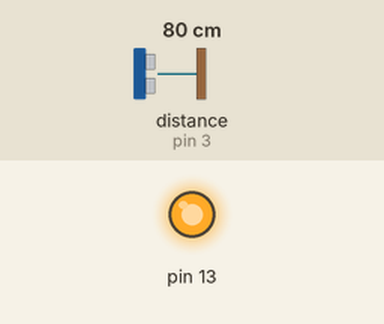
A sketch run on a simulated Arduino Uno, built with avr-gcc and run on an emulated ATmega328P. Parts: output pins drawn as LEDs (lit = HIGH). The inputs (shaded band) are chosen by the test bench; at power-on: distance to the obstacle (sensor on pin 3) 80 cm. No radio packets arrive unless stated.

Above: at 0.2 s.
Timing chart, 0 to 1.7 s (numbered marks = the images above):
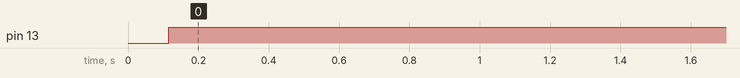

Measured:
- by itself, pin 13: LOW → HIGH at 0.12 s

The sketch:

transmit.ino
```cpp
/*
SimpleSend
This sketch transmits a short text message using the VirtualWire library
connect the Transmitter data pin to Arduino pin 12
*/
#include <VirtualWire.h>
#include <NewPing.h>

#define TRIGGER_DISTANCE 130

NewPing sonar(4,3,200);

void setup()
{
// Initialize the IO and ISR
  Serial.begin(9600);
  vw_setup(2000); // Bits per sec
  pinMode(13, OUTPUT);
}

long flashStart = 0;
void flashLed(){
  flashStart = millis();

}

void led(){
  digitalWrite(13, millis() - flashStart < 200);
}

char message[VW_MAX_MESSAGE_LEN];
void loop(){
  delay(50);
  unsigned int cm = sonar.ping() / US_ROUNDTRIP_CM;
  sprintf(message, "%5d", cm);
  send(message);
  digitalWrite(13, cm < TRIGGER_DISTANCE);


}


void send (char *message)
{
  vw_send((uint8_t *)message, strlen(message));
  vw_wait_tx(); // Wait until the whole message is gone
}
```
